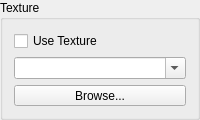
     <widget class="QGroupBox" name="imageGroupBox" >
      <property name="maximumSize" >
       <size>
        <width>16777215</width>
        <height>150</height>
       </size>
      </property>
      <property name="title" >
       <string>Texture</string>
      </property>
      <property name="flat" >
       <bool>true</bool>
      </property>
      <layout class="QVBoxLayout" name="verticalLayout" >
       <item>
        <layout class="QHBoxLayout" name="horizontalLayout" >
         <item>
          <widget class="QCheckBox" name="useTexture" >
           <property name="text" >
            <string>Use Texture</string>
           </property>
          </widget>
         </item>
         <item>
          <spacer>
           <property name="orientation" >
            <enum>Qt::Horizontal</enum>
           </property>
           <property name="sizeHint" stdset="0" >
            <size>
             <width>40</width>
             <height>20</height>
            </size>
           </property>
          </spacer>
         </item>
        </layout>
       </item>
       <item>
        <widget class="QComboBox" name="textureFileNameCombo" >
         <property name="sizePolicy" >
          <sizepolicy vsizetype="Fixed" hsizetype="Expanding" >
           <horstretch>0</horstretch>
           <verstretch>0</verstretch>
          </sizepolicy>
         </property>
         <property name="editable" >
          <bool>true</bool>
         </property>
        </widget>
       </item>
       <item>
        <widget class="QToolButton" name="browseTexture" >
         <property name="sizePolicy" >
          <sizepolicy vsizetype="Fixed" hsizetype="Preferred" >
           <horstretch>0</horstretch>
           <verstretch>0</verstretch>
          </sizepolicy>
         </property>
         <property name="text" >
          <string>Browse...</string>
         </property>
        </widget>
       </item>
      </layout>
     </widget>
